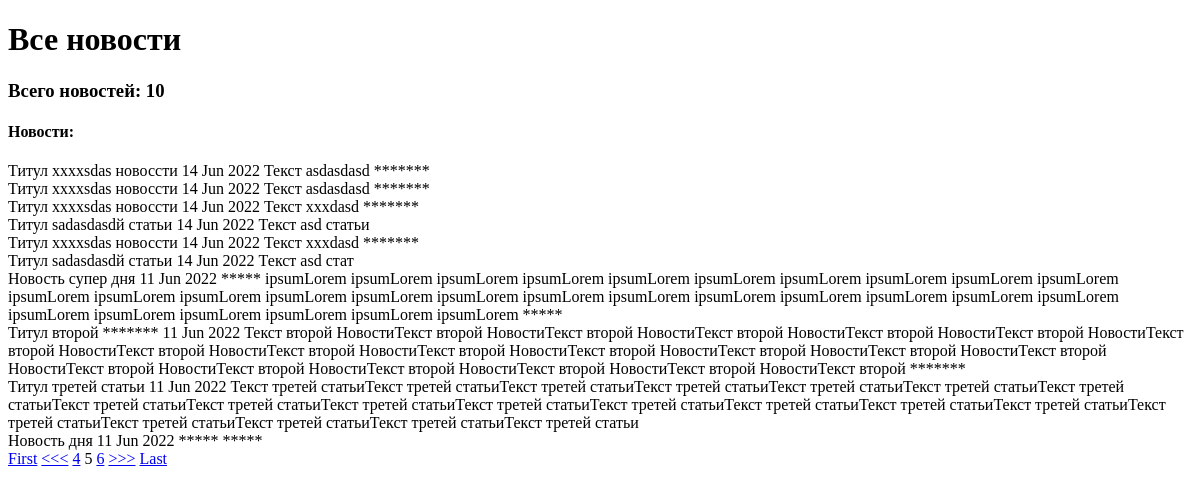
Before: /news/?page=5 with the older database file.
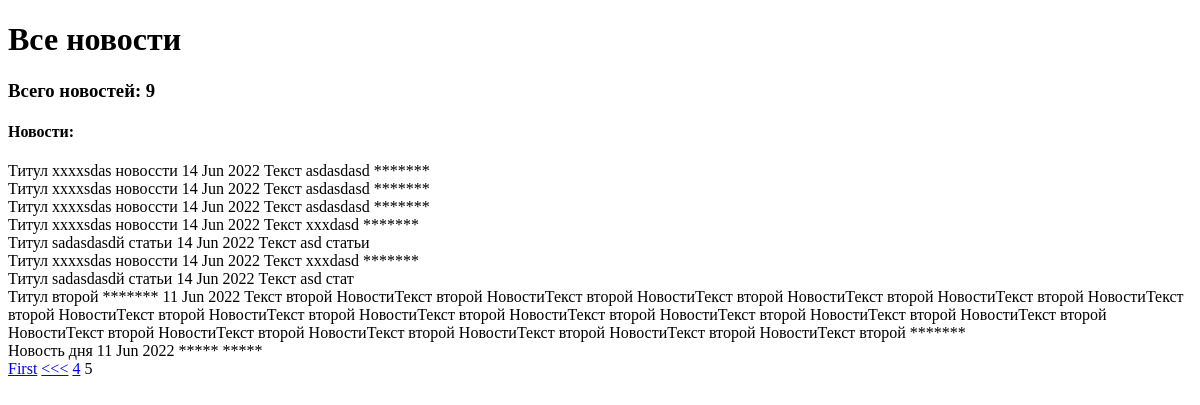
After: the same page with the newer database file.
### myapp/models.py (models this page shows, shortened)
class Post(models.Model):
    post_author = models.ForeignKey(Author, on_delete=models.CASCADE)
    CHOICES = [
        ('1', 'Статья'),
        ('2', 'Новость')
        ]
    post_choice = models.CharField(max_length = 2,
                            choices = CHOICES,
                            default = '1')
    creation_date = models.DateTimeField(auto_now_add=True)
    category = models.ManyToManyField(Category, through='PostCategory')
    post_title = models.CharField(max_length=255)
    post_text = models.TextField(default='content')
    post_rate = models.IntegerField(default=0)

### myapp/views.py (the view)
# urls.py: path('', PostList.as_view()),
class PostList(ListView):
    model = Post
    template_name = 'news.html'
    context_object_name = 'news'
    ordering = ['-creation_date']
    paginate_by = 10 # поставим постраничный вывод в один элемент
    form_class = PostForm
    def get_context_data(self, **kwargs): # забираем отфильтрованные объекты переопределяя метод get_context_data у наследуемого класса (привет, полиморфизм, мы скучали!!!)
        context = super().get_context_data(**kwargs)
        return context

### myapp/templatetags/custom_filters.py (called while the page is built)
@register.filter(name='Censor')
def Censor(value, arg):
    Ban_List = [
        "Новости",
        "lorem",
        "ipsum"
    ]
    return ' '.join('*'*len(i) if i.upper() in list(map(lambda x: x.upper(), Ban_List)) else i for i in value.split())

### templates/news.html (shortened to what this page needs)
{% extends 'flatpages/default.html' %}
{% load custom_filters %}
{% block content %}
<h1>Все новости</h1>
{% if news|length > 1 %}
<h3>Всего новостей: {{ news|length }}</h3>
{% endif %}
{% if news %}
    <h4>Новости: </h4>
    {% for art in news %}
        {{ art.post_title|Censor:art.post_title}}
        {{ art.creation_date|date:'d M Y' }}
        {{ art.post_text|Censor:art.post_text}}
        <br>
    {% endfor %}
    {% if is_paginated %}
        {% if page_obj.has_previous %}
            <a href="?page=1">First</a>
            <a href="?page={{ page_obj.previous_page_number }}"><<<</a>
        {% endif %}
        {% for num in page_obj.paginator.page_range %}
            {% if page_obj.number == num %}
                <a>{{ num }}</a>
            {% elif num > page_obj.number|add:'-2' and num < page_obj.number|add:'2' %}
                <a href="?page={{ num }}">{{ num }}</a>
            {% endif %}
        {% endfor %}
        {% if page_obj.has_next %}
            <a href="?page={{ page_obj.next_page_number }}">>>></a>
            <a href="?page={{ page_obj.paginator.num_pages }}">Last</a>
        {% endif %}
    {% endif %}
{% else %}
    <h2>Новостей нет!</h2>
{% endif %}
{% endblock content %}

Changed rows visible on the page:
removed Post: post_title|Censor "Новость супер дня", creation_date "11 Jun 2022", post_text|Censor "***** ipsumLorem ipsumLorem ipsumLorem ipsumLorem ipsumLorem ipsumLorem ipsumLorem ipsumLorem ipsumLorem ipsumLorem ipsumLorem ipsumLorem ipsumLorem ipsumLorem ipsumLorem ipsumLorem ipsumLorem ipsumLorem ipsumLorem ipsumLorem ipsumLorem ipsumLorem ipsumLorem ipsumLorem ipsumLorem ipsumLorem ipsumLorem ipsumLorem ipsumLorem *****"
removed Post: post_title|Censor "Титул третей статьи", creation_date "11 Jun 2022", post_text|Censor "Текст третей статьиТекст третей статьиТекст третей статьиТекст третей статьиТекст третей статьиТекст третей статьиТекст третей статьиТекст третей статьиТекст третей статьиТекст третей статьиТекст третей статьиТекст третей статьиТекст третей статьиТекст третей статьиТекст третей статьиТекст третей статьиТекст третей статьиТекст третей статьиТекст третей статьиТекст третей статьи"
now on this page (row unchanged): Post: post_title|Censor "Титул xxxxsdas новоссти", creation_date "14 Jun 2022", post_text|Censor "Текст asdasdasd *******"
Other visible differences:
{{ news|length }}: "10" → "9"
list line gone: "6"
text no longer shown: ">>> Last"
